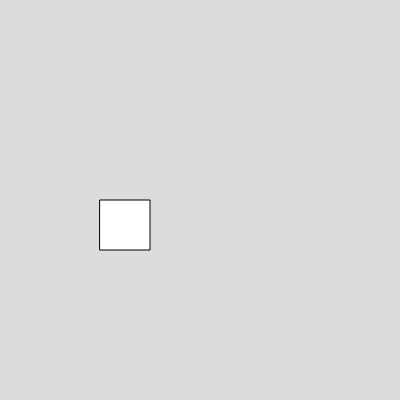
Frame 1 (no input)
Frame 60 (no input): identical to frame 1, image omitted
Frame 120 (the mouse pressed at the canvas centre since frame 60): identical to frame 1, image omitted

The p5.js sketch that drew this single still picture (run headless with seeded random() and noise() and a simulated clock; from frame 60 on, the mouse is pressed at the canvas centre):

// p5.js sketch
// ── sketch.js
var b1

function setup() 
{
  createCanvas(400, 400);
  b1=new Box()
}

function draw() 
{
  background(220);
  b1.show()
}


// ── box.js
class Box
  {
  constructor(){


    this.x=100
this.y=200
this.w=50
this.h=50






  }
show(){

rect (this.x,this.y,this.w,this.h)





}








































  }

  
